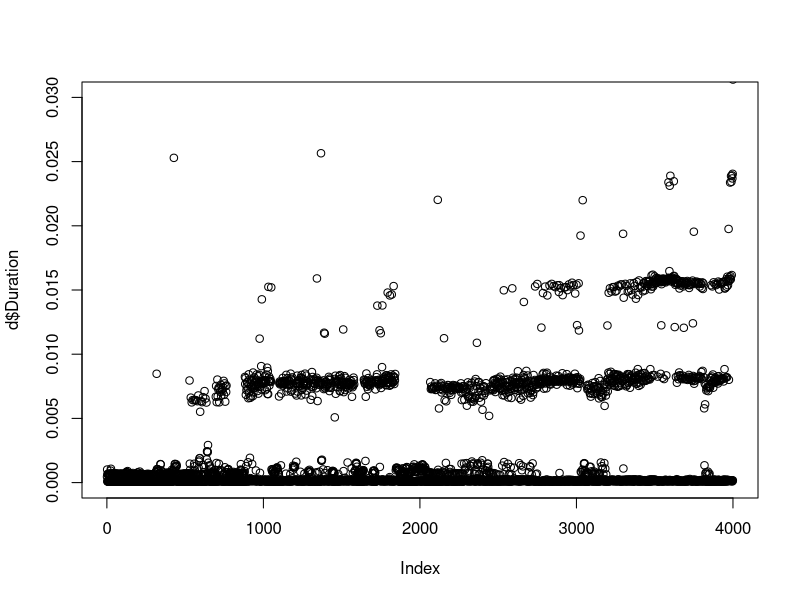
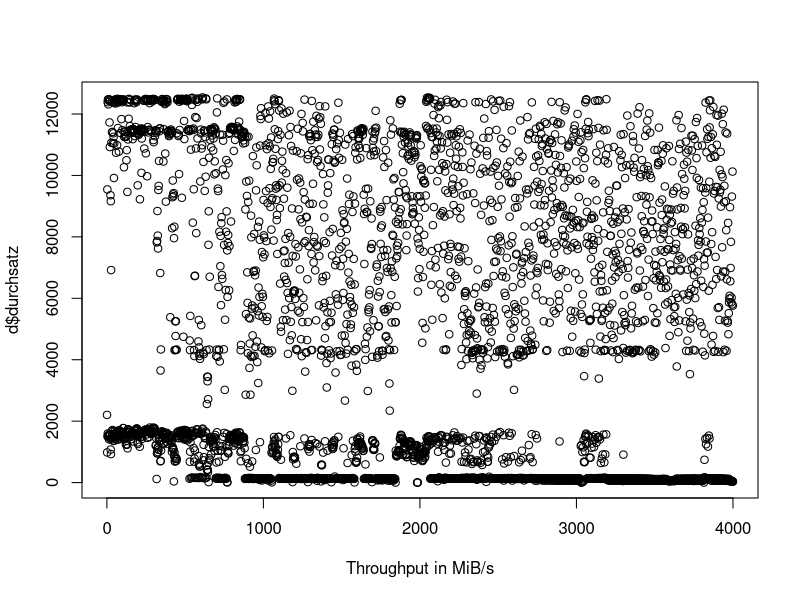
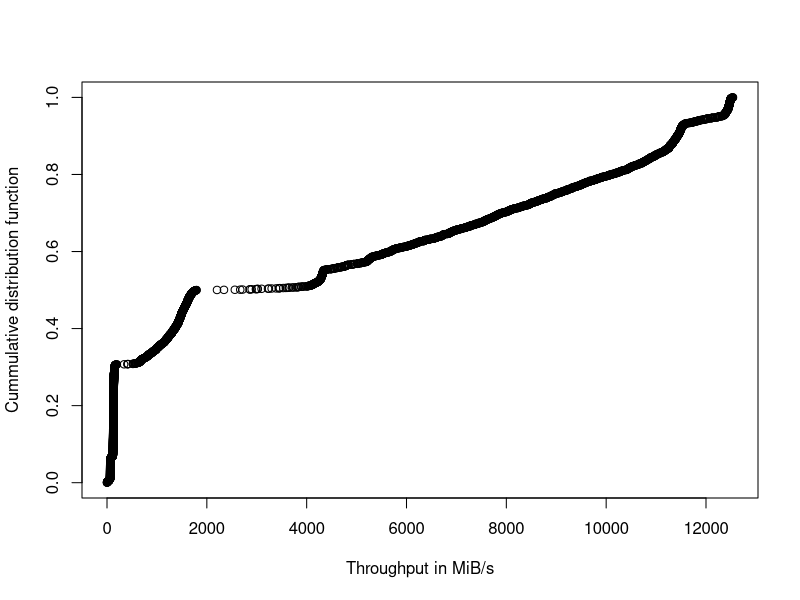
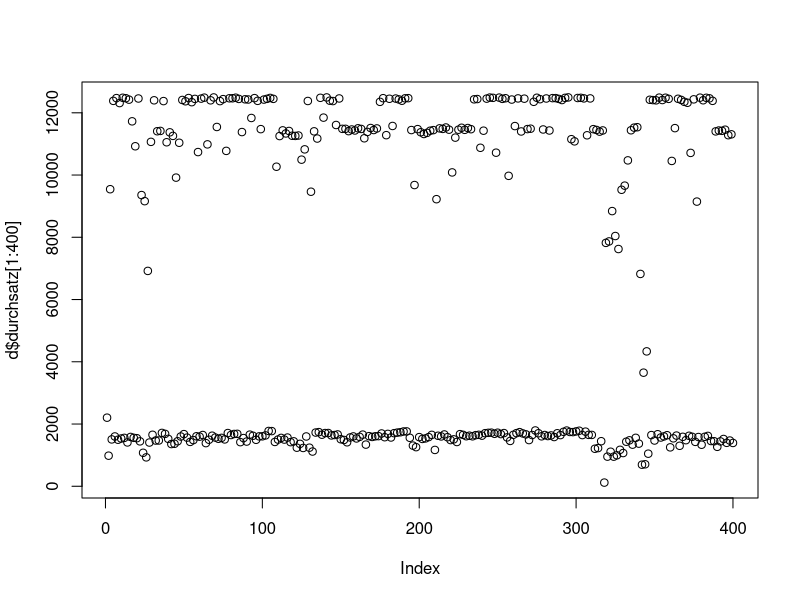

Write R code to recreate these figures, in order. (Note: this script raises an error after producing the figures.)
d = read.table("data.csv",sep=",", header=T)
plot(d$Duration, ylim=c(0,0.03))

d$durchsatz = d$Size / d$Duration / 1024 / 1024
plot(d$durchsatz, xlab="Throughput in MiB/s")

qqplot(d$durchsatz, 1:length(d$durchsatz) / length(d$durchsatz),
       xlab="Throughput in MiB/s", ylab="Cummulative distribution function")

plot(d$durchsatz[1:400])

plot(d$durchsatz, d$OpTyp)

d$index = 1:nrow(d)

#Alle Lese-Operationen herausfiltern:
r=d[d$OpTyp=="R",]
#Alle Schreib-Op
w=d[d$OpTyp=="W",]

plot(r$index, r$durchsatz, col="blue", ylim=c(0, max(d$durchsatz)))
points(w$index, w$durchsatz, col="red")

#Logarithmisch:
plot(r$index, log10(r$durchsatz), col="blue", ylim=c(0,
                                                       log10(max(d$durchsatz))), xlab="Index", ylab="Throughput in
log10(MiB/s)")
points(w$index, log10(w$durchsatz), col="red")


#Hier die echte "Timeline":
plot(r$AbsTime, log10(r$durchsatz), col="blue", ylim=c(0,
                                                         log10(max(d$durchsatz))), xlab="Timeline in s", ylab="Throughput in
log10(MiB/s)")
points(w$AbsTime, log10(w$durchsatz), col="red")